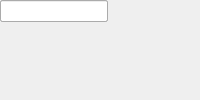
<?xml version="1.0" encoding="UTF-8"?>
<ui version="4.0">
 <class>MainWindow</class>
 <widget class="QMainWindow" name="MainWindow">
  <property name="windowTitle"><string>Conv</string></property>
  <widget class="QWidget" name="centralwidget">
   <!-- NOTE: this is a simplified structural mirror of the generated
        <module>_ui.py, not a full round-trip Designer file. Regenerate
        both from the same spec if you need to edit layout by hand. -->
       <widget class="QLabel" name="label_name">
     <property name="text"><string>Block name</string></property>
    </widget>
       <widget class="QLineEdit" name="name"/>
       <widget class="QLabel" name="label_bit_width">
     <property name="text"><string>Bit Width</string></property>
    </widget>
       <widget class="QLineEdit" name="bit_width"/>
  </widget>
 </widget>
 <resources/>
 <connections/>
</ui>
